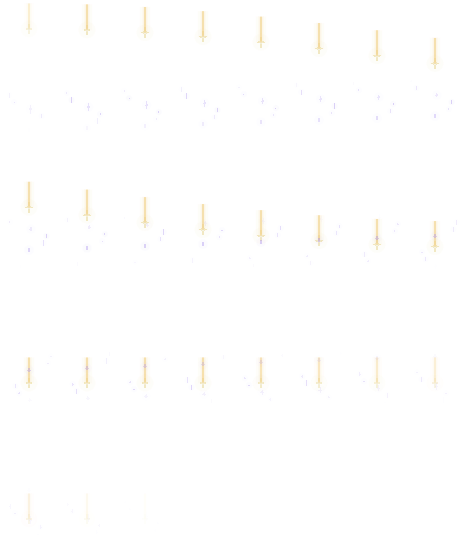
#> input picture client/effects/modern_atlas/spell_1.png, 464 x 544 px; its folder holds 4 pictures in this run
$ python unpremultiply.py
#> lines starting #> are read from the running program, lines starting #| are printed output that depends on the picture; after the words box and inside, x2 and y2 are one past the last pixel; in counts of white or black regions, pixels touching at a corner belong together
"""Convert transparent SubViewport output to straight alpha for standard sprites."""
from pathlib import Path
import numpy as np
from PIL import Image
for path in (Path(__file__).resolve().parents[2]/'client/effects/modern_atlas').glob('spell_*.png'):
    pixels=np.array(Image.open(path).convert('RGBA'))
#> pixels is the input picture: shape (544, 464, 4); mean R, G, B, A 16.6, 15.2, 14.7, 2.4
    alpha=pixels[:,:,3:4].astype(np.float32)
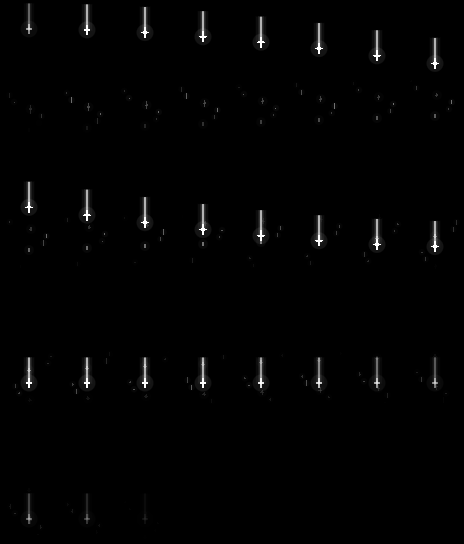
#> alpha: shape (544, 464, 1) float32; min 0, max 255, mean 2.4
    pixels[:,:,:3]=np.clip(np.rint(pixels[:,:,:3].astype(np.float32)*255/np.maximum(alpha,1)),0,255).astype(np.uint8)
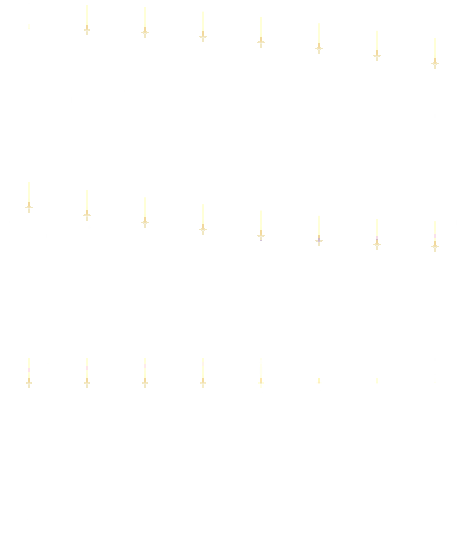
#> pixels: shape (544, 464, 4); 6.44% of pixels changed, all inside (x1, y1, x2, y2) = (7, 3, 460, 535); transparent parts drawn white
    pixels[alpha[:,:,0]==0,:3]=0
    temporary=path.with_suffix('.tmp.png')
    Image.fromarray(pixels).save(temporary,optimize=True)
#> (the run stopped early here; a loop or call above may not have finished)

$ run again, on client/effects/modern_atlas/spell_113.png
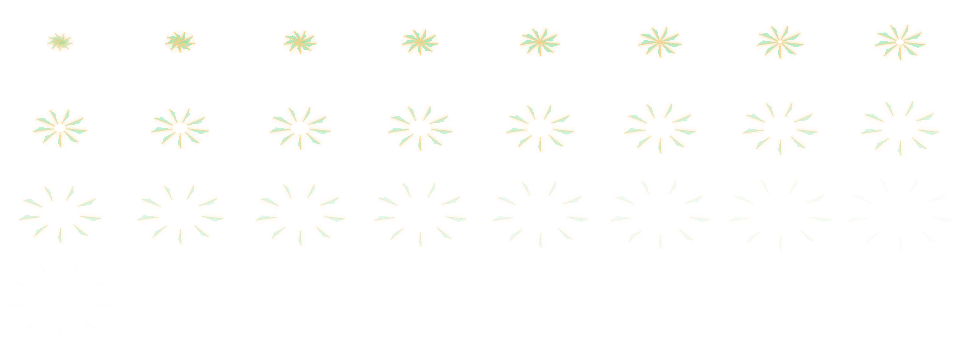
#> input picture client/effects/modern_atlas/spell_113.png, 960 x 344 px
#> pixels is the input picture: shape (344, 960, 4); mean R, G, B, A 27.7, 25.6, 18.3, 4.8
#> `alpha=pixels[:,:,3:4].astype(np.float32)`:
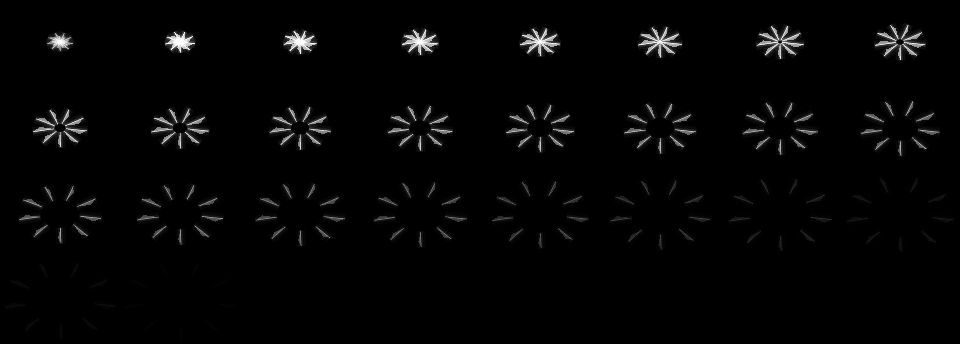
#> alpha: shape (344, 960, 1) float32; min 0, max 255, mean 4.8
#> `pixels[:,:,:3]=np.clip(np.rint(pixels[:,:,:3].astype(np.float32)*255/n..`:
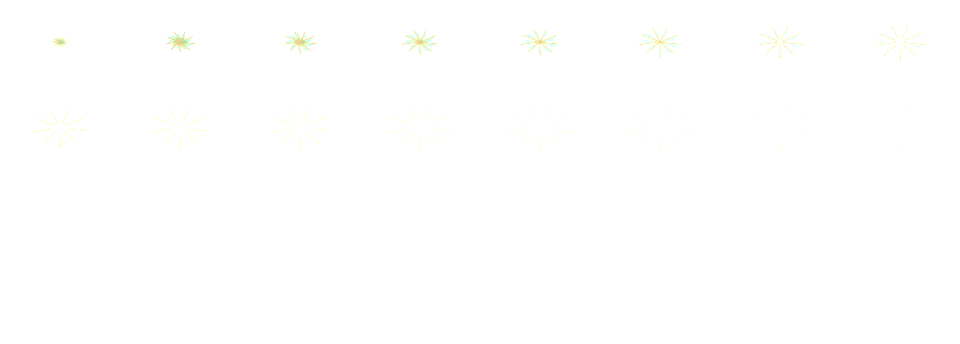
#> pixels: shape (344, 960, 4); 10.71% of pixels changed, all inside (x1, y1, x2, y2) = (5, 22, 954, 340); transparent parts drawn white

$ run again, on client/effects/modern_atlas/spell_12.png
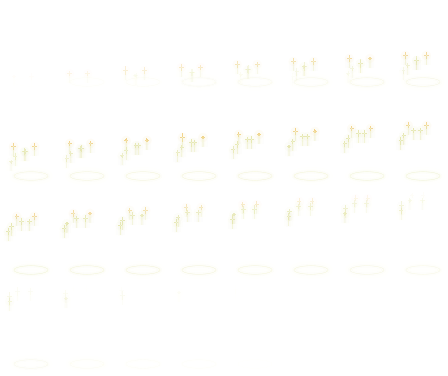
#> input picture client/effects/modern_atlas/spell_12.png, 448 x 376 px
#> pixels is the input picture: shape (376, 448, 4); mean R, G, B, A 47.6, 47.1, 36.1, 4.5
#> `alpha=pixels[:,:,3:4].astype(np.float32)`:
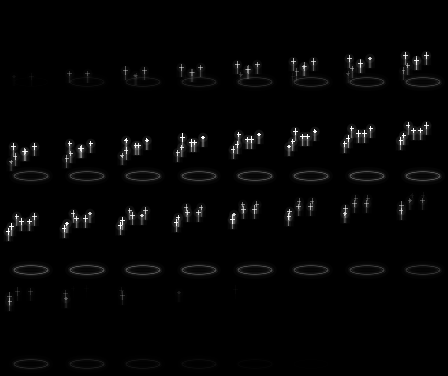
#> alpha: shape (376, 448, 1) float32; min 0, max 255, mean 4.5
#> `pixels[:,:,:3]=np.clip(np.rint(pixels[:,:,:3].astype(np.float32)*255/n..`:
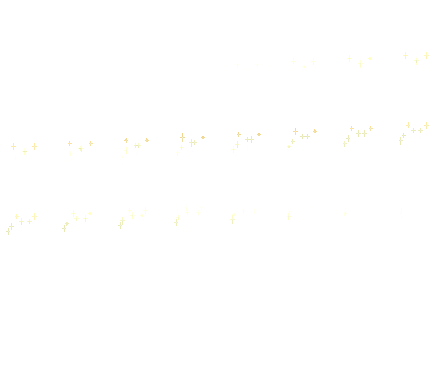
#> pixels: shape (376, 448, 4); 17.51% of pixels changed, all inside (x1, y1, x2, y2) = (3, 50, 445, 373); transparent parts drawn white

$ run again, on client/effects/modern_atlas/spell_122.png
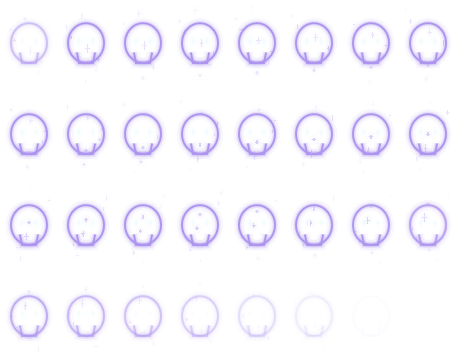
#> input picture client/effects/modern_atlas/spell_122.png, 456 x 364 px
#> pixels is the input picture: shape (364, 456, 4); mean R, G, B, A 63.2, 57.4, 83.9, 21.3
#> `alpha=pixels[:,:,3:4].astype(np.float32)`:
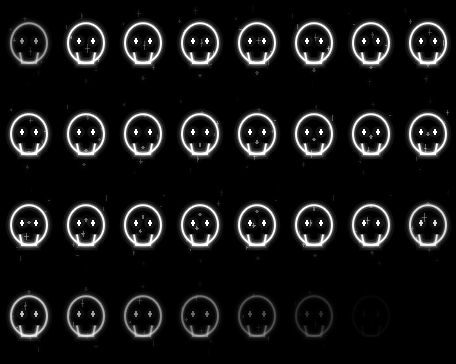
#> alpha: shape (364, 456, 1) float32; min 0, max 255, mean 21.3
#> `pixels[:,:,:3]=np.clip(np.rint(pixels[:,:,:3].astype(np.float32)*255/n..`:
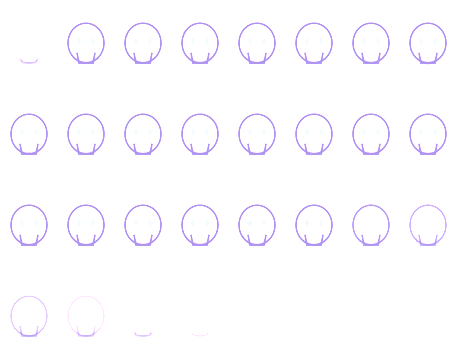
#> pixels: shape (364, 456, 4); mean R, G, B, A 85.2, 84, 87.4, 21.3; transparent parts drawn white
